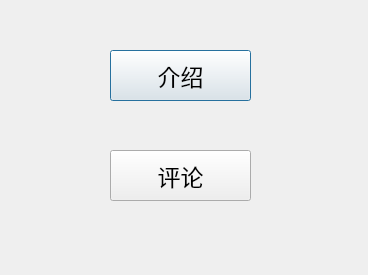
<?xml version="1.0" encoding="UTF-8"?>
<ui version="4.0">
 <class>introduce_or_review</class>
 <widget class="QDialog" name="introduce_or_review">
  <property name="geometry">
   <rect>
    <x>0</x>
    <y>0</y>
    <width>368</width>
    <height>275</height>
   </rect>
  </property>
  <property name="windowTitle">
   <string>Dialog</string>
  </property>
  <widget class="QPushButton" name="pushButton">
   <property name="geometry">
    <rect>
     <x>110</x>
     <y>50</y>
     <width>141</width>
     <height>51</height>
    </rect>
   </property>
   <property name="font">
    <font>
     <pointsize>17</pointsize>
    </font>
   </property>
   <property name="text">
    <string>介绍</string>
   </property>
  </widget>
  <widget class="QPushButton" name="pushButton_2">
   <property name="geometry">
    <rect>
     <x>110</x>
     <y>150</y>
     <width>141</width>
     <height>51</height>
    </rect>
   </property>
   <property name="font">
    <font>
     <pointsize>17</pointsize>
    </font>
   </property>
   <property name="text">
    <string>评论</string>
   </property>
  </widget>
 </widget>
 <resources/>
 <connections/>
</ui>
